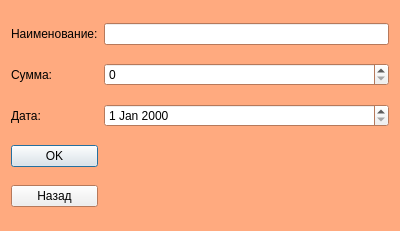
<?xml version="1.0" encoding="UTF-8"?>
<ui version="4.0">
 <class>Dialog</class>
 <widget class="QDialog" name="Dialog">
  <property name="geometry">
   <rect>
    <x>0</x>
    <y>0</y>
    <width>400</width>
    <height>231</height>
   </rect>
  </property>
  <property name="palette">
   <palette>
    <active>
     <colorrole role="Base">
      <brush brushstyle="SolidPattern">
       <color alpha="255">
        <red>255</red>
        <green>255</green>
        <blue>255</blue>
       </color>
      </brush>
     </colorrole>
     <colorrole role="Window">
      <brush brushstyle="SolidPattern">
       <color alpha="255">
        <red>255</red>
        <green>170</green>
        <blue>127</blue>
       </color>
      </brush>
     </colorrole>
    </active>
    <inactive>
     <colorrole role="Base">
      <brush brushstyle="SolidPattern">
       <color alpha="255">
        <red>255</red>
        <green>255</green>
        <blue>255</blue>
       </color>
      </brush>
     </colorrole>
     <colorrole role="Window">
      <brush brushstyle="SolidPattern">
       <color alpha="255">
        <red>255</red>
        <green>170</green>
        <blue>127</blue>
       </color>
      </brush>
     </colorrole>
    </inactive>
    <disabled>
     <colorrole role="Base">
      <brush brushstyle="SolidPattern">
       <color alpha="255">
        <red>255</red>
        <green>170</green>
        <blue>127</blue>
       </color>
      </brush>
     </colorrole>
     <colorrole role="Window">
      <brush brushstyle="SolidPattern">
       <color alpha="255">
        <red>255</red>
        <green>170</green>
        <blue>127</blue>
       </color>
      </brush>
     </colorrole>
    </disabled>
   </palette>
  </property>
  <property name="windowTitle">
   <string>Dialog</string>
  </property>
  <layout class="QGridLayout" name="gridLayout">
   <item row="1" column="0">
    <widget class="QLabel" name="summa_label_z">
     <property name="text">
      <string>Сумма:</string>
     </property>
    </widget>
   </item>
   <item row="0" column="0">
    <widget class="QLabel" name="name_label_z">
     <property name="text">
      <string>Наименование:</string>
     </property>
    </widget>
   </item>
   <item row="0" column="1">
    <widget class="QLineEdit" name="name_edit_z"/>
   </item>
   <item row="2" column="0">
    <widget class="QLabel" name="date_label_z">
     <property name="text">
      <string>Дата:</string>
     </property>
    </widget>
   </item>
   <item row="2" column="1">
    <widget class="QDateEdit" name="date_edit_z"/>
   </item>
   <item row="1" column="1">
    <widget class="QSpinBox" name="summa_edit_z">
     <property name="maximum">
      <number>999999999</number>
     </property>
    </widget>
   </item>
   <item row="3" column="0">
    <widget class="QPushButton" name="ok_btn_z">
     <property name="text">
      <string>OK</string>
     </property>
    </widget>
   </item>
   <item row="4" column="0">
    <widget class="QPushButton" name="cancel_btn_z">
     <property name="text">
      <string>Назад</string>
     </property>
    </widget>
   </item>
  </layout>
 </widget>
 <resources/>
 <connections/>
</ui>
